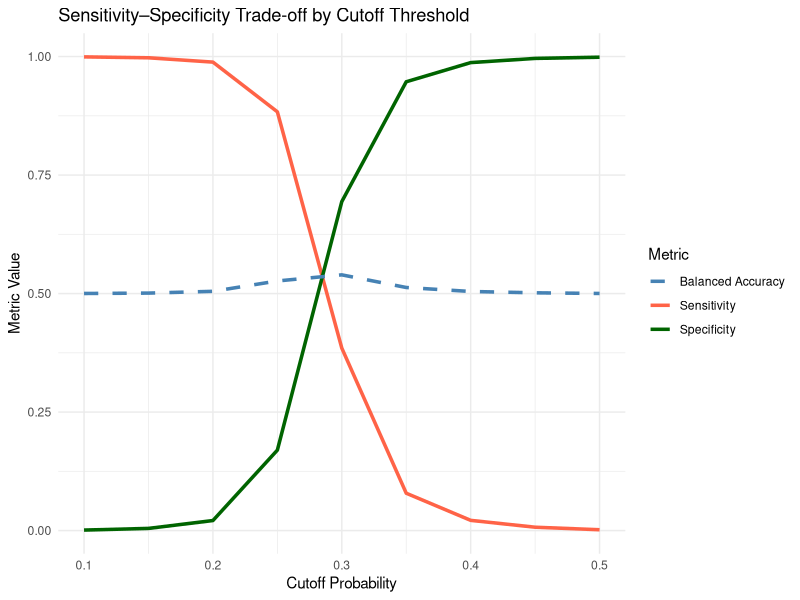
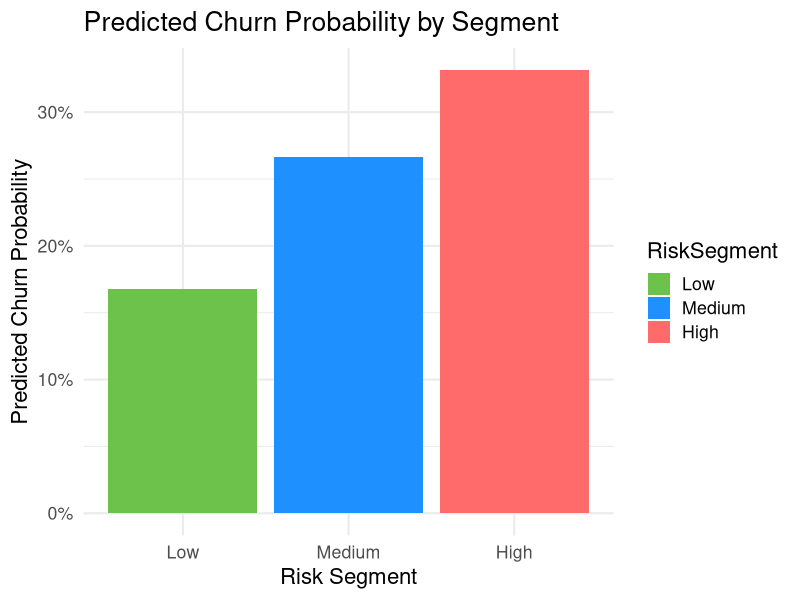
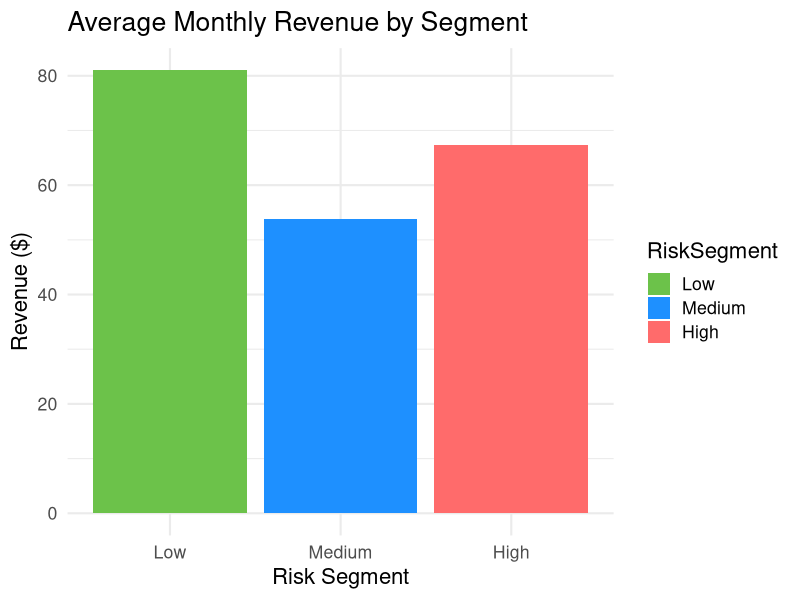

The R script that drew these images, in order:
###############################################################
# Cell2Cell Churn Challenge — Logistic Regression Modeling
# Objective: Identify key churn drivers and quantify their impact
# Author: [Your Name]
# Date: [Today’s Date]
###############################################################

# --- 0. SETUP ------------------------------------------------
library(tidyverse)
library(car)
library(broom)
library(pROC)
library(caret)
library(ggplot2)
library(dplyr)
library(scales)


# --- 1. LOAD CLEAN DATA -------------------------------------
data <- read.csv("data/clean_service_vars_new.csv")

glimpse(data)

# Ensure target variable is factor
data$Churn_flag <- factor(data$Churn_flag, labels = c("Stayed", "Churned"))


# --- 2. FEATURE ENGINEERING ---------------------------------
# Create additional interaction & transformation features based on EDA insights
data <- data %>%
  mutate(
    # Behavioral ratio: Overage relative to usage
    OverageRatio = OverageMinutes / (MonthlyMinutes + 1),
    
    # Engagement per month of tenure
    CareCallsPerMonth = CustomerCareCalls / (MonthsInService + 1),
    
    # Nonlinear tenure transformation (diminishing effect)
    sqrt_Tenure = sqrt(MonthsInService),
    
    # Usage decline flag
    UsageDeclineFlag = ifelse(PercChangeMinutes < -20, 1, 0)
  )

# --- 3. MODEL FORMULATION -----------------------------------
# Base model with main effects
model_base <- glm(
  Churn_flag ~ CustomerCareCalls + DroppedBlockedCalls + 
    OverageMinutes + PercChangeMinutes + PercChangeRevenues + 
    CreditRating_num + sqrt_Tenure,
  data = data,
  family = binomial
)

# Model with interaction terms (to test heterogeneity)
model_interact <- glm(
  Churn_flag ~ CustomerCareCalls * CreditRating_num +
    PercChangeMinutes * CreditRating_num +
    OverageRatio * sqrt_Tenure +
    UsageDeclineFlag +
    DroppedBlockedCalls,
  data = data,
  family = binomial
)

# --- 4. MODEL COMPARISON ------------------------------------
summary(model_base)
summary(model_interact)

# AIC comparison
AIC(model_base, model_interact)

# --- 5. MULTICOLLINEARITY CHECK -----------------------------
vif_values <- car::vif(model_interact)
vif_values[vif_values > 5]

# --- 6. PREDICTIVE PERFORMANCE ------------------------------
# Create a new data frame that matches what the model actually used
model_data <- model.frame(model_interact)

# Add predicted probabilities and classes to that frame
model_data$pred_prob <- predict(model_interact, type = "response")
model_data$pred_class <- ifelse(model_data$pred_prob > 0.3, "Churned", "Stayed")

# Evaluate ROC and AUC
roc_curve <- roc(model_data$Churn_flag, model_data$pred_prob)
auc_value <- auc(roc_curve)
cat("Model AUC:", round(auc_value, 3), "\n")

# Optional: confusion matrix
confusionMatrix(as.factor(model_data$pred_class),
                model_data$Churn_flag,
                positive = "Churned")

# --- 7. COEFFICIENT INTERPRETATION --------------------------
coef_table <- tidy(model_interact, conf.int = TRUE, exponentiate = TRUE) %>%
  rename(OddsRatio = estimate, CI_low = conf.low, CI_high = conf.high) %>%
  mutate(Significance = ifelse(p.value < 0.05, "Significant", "Not Sig."))

print(coef_table)

# --- 8. BUSINESS INTERPRETATION -----------------------------
cat("\n--- BUSINESS INTERPRETATION ---\n")

cat("1. CustomerCareCalls × CreditRating_num: Significant negative interaction indicates that\n",
    "customer support is most effective for lower-credit customers — they benefit more from proactive help.\n\n")

cat("2. PercChangeMinutes × CreditRating_num: Large negative coefficients suggest customers with poor credit\n",
    "who reduce their usage are most likely to churn — early-warning segment.\n\n")

cat("3. OverageRatio × sqrt_Tenure: Customers who consistently go over plan, especially long-term ones,\n",
    "show higher churn risk — plan redesign opportunity.\n\n")

cat("4. UsageDeclineFlag: Customers whose usage drops >20% are ~2–3x more likely to churn — retention trigger.\n\n")

cat("5. DroppedBlockedCalls: Still not significant — confirms network issues are not primary churn driver.\n")

# --- 9. SAVE MODEL RESULTS ----------------------------------
write.csv(coef_table, "data/logistic_model_coefficients.csv", row.names = FALSE)
saveRDS(model_interact, "data/logistic_model_final.rds")



###############################################################
# --- 10. CHURN THRESHOLD ANALYSIS ----------------------------
# Purpose: Test various probability cutoffs to find the most useful
#          balance between identifying churners (sensitivity)
#          and avoiding false alarms (specificity)
###############################################################

# Function to compute confusion stats for a given cutoff
evaluate_cutoff <- function(threshold, data, actual, probs) {
  preds <- ifelse(probs > threshold, "Churned", "Stayed")
  cm <- confusionMatrix(as.factor(preds), actual, positive = "Churned")
  tibble(
    Cutoff = threshold,
    Accuracy = cm$overall["Accuracy"],
    Sensitivity = cm$byClass["Sensitivity"],
    Specificity = cm$byClass["Specificity"],
    Balanced_Accuracy = cm$byClass["Balanced Accuracy"]
  )
}

# Define cutoff values to test
cutoffs <- seq(0.1, 0.5, by = 0.05)

# Evaluate each cutoff
cutoff_results <- map_dfr(cutoffs, ~ evaluate_cutoff(.x, model_data, model_data$Churn_flag, model_data$pred_prob))

# Display results
print(cutoff_results)

# Visualize sensitivity vs. specificity trade-off
ggplot(cutoff_results, aes(x = Cutoff)) +
  geom_line(aes(y = Sensitivity, color = "Sensitivity"), size = 1.2) +
  geom_line(aes(y = Specificity, color = "Specificity"), size = 1.2) +
  geom_line(aes(y = Balanced_Accuracy, color = "Balanced Accuracy"), linetype = "dashed", size = 1.2) +
  scale_color_manual(values = c("steelblue", "tomato", "darkgreen")) +
  labs(title = "Sensitivity–Specificity Trade-off by Cutoff Threshold",
       y = "Metric Value", x = "Cutoff Probability",
       color = "Metric") +
  theme_minimal()


###############################################################
# --- 11. SEGMENTATION ----------------------------------------
###############################################################

# Add predictions to original data
data$pred_prob <- predict(model_interact, newdata = data, type = "response")
data$pred_class <- ifelse(data$pred_prob >= 0.30, "Churned", "Stayed")

# Create churn-risk segments
data$RiskSegment <- case_when(
  data$pred_prob >= 0.30 ~ "High",
  data$pred_prob >= 0.20 ~ "Medium",
  TRUE ~ "Low"
)

data$RiskSegment <- factor(data$RiskSegment, levels = c("Low","Medium","High"))

table(data$RiskSegment)
prop.table(table(data$RiskSegment))


###############################################################
# --- 12. Segment-Level Summary Stats -------------------------
###############################################################

segment_summary <- data %>%
  mutate(ChurnBinary = ifelse(Churn_flag == "Churned", 1, 0)) %>%
  group_by(RiskSegment) %>%
  summarise(
    Count = n(),
    Avg_Revenue = mean(MonthlyRevenue, na.rm = TRUE),
    Avg_Tenure = mean(MonthsInService, na.rm = TRUE),
    Avg_ChurnProb = mean(pred_prob, na.rm = TRUE),
    Actual_ChurnRate = mean(ChurnBinary, na.rm = TRUE),
    .groups = "drop"
  )

print(segment_summary)


###############################################################
# --- 13. Plot: Predicted Churn Probability by Segment --------
###############################################################

ggplot(segment_summary, aes(x = RiskSegment, y = Avg_ChurnProb, fill = RiskSegment)) +
  geom_col() +
  scale_y_continuous(labels = percent_format(accuracy = 1)) +
  scale_fill_manual(values = c("Low" = "#6CC24A",
                               "Medium" = "#1E90FF",
                               "High" = "#FF6B6B")) +
  labs(
    title = "Predicted Churn Probability by Segment",
    x = "Risk Segment",
    y = "Predicted Churn Probability"
  ) +
  theme_minimal(base_size = 16)

###############################################################
# --- 14. Plot: Average Revenue by Segment --------------------
###############################################################

ggplot(segment_summary, aes(x = RiskSegment, y = Avg_Revenue, fill = RiskSegment)) +
  geom_col() +
  scale_fill_manual(values = c("Low" = "#6CC24A",
                               "Medium" = "#1E90FF",
                               "High" = "#FF6B6B")) +
  labs(
    title = "Average Monthly Revenue by Segment",
    x = "Risk Segment",
    y = "Revenue ($)"
  ) +
  theme_minimal(base_size = 16)

